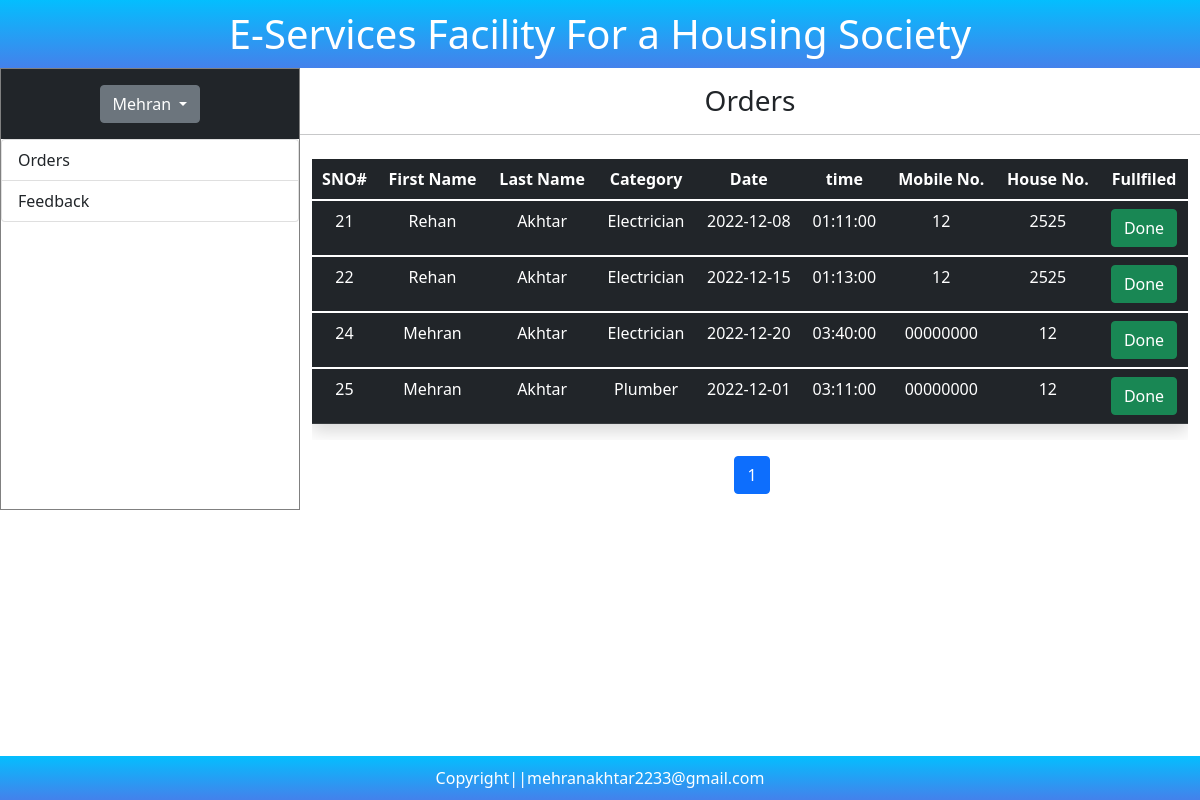
Screenshot of /dashboard_orders.php (signed in) with the database file from the repository.
### tables this page shows
CREATE TABLE `orders` (
  `order_id` int(255) NOT NULL,
  `order_date` date NOT NULL,
  `order_time` time NOT NULL,
  `order_problem` varchar(255) NOT NULL,
  `order_resident_id` int(255) NOT NULL,
  `order_category_id` int(255) NOT NULL
);

CREATE TABLE `residents` (
  `resident_id` int(11) NOT NULL,
  `resident_fname` varchar(255) NOT NULL,
  `resident_lname` varchar(255) NOT NULL,
  `resident_email` varchar(255) NOT NULL,
  `resident_gender` varchar(255) NOT NULL,
  `resident_mobile_number` varchar(255) NOT NULL,
  `resident_house_no` int(255) NOT NULL,
  `resident_payment` varchar(255) NOT NULL,
  `resident_password` varchar(255) NOT NULL,
  `role` varchar(8) NOT NULL
);

CREATE TABLE `category` (
  `category_id` int(255) NOT NULL,
  `category_title` text NOT NULL,
  `category_description` text NOT NULL
);

### dashboard_orders.php (the view, shortened to what this page needs)
<!doctype html>
<html lang="en">
<head>
    <link rel="stylesheet" href="bootstrap/css/bootstrap.css">
</head>
<body>
    <main class="d-flex flex-column align-content-between">
        <div class="title">
            <h1><a href="index.php" class="text-decoration-none text-white">E-Services Facility For a Housing Society</a></h1>
        </div>
        <div class="container-fluid p-0">
            <div class="sidebar main d-flex">
                <?php include "components/sidebar.php" ?>
                <div class="content col-md-9 ">
                    <h3 class="text-center mt-3">Orders</h3>
                    <hr>
                    <div class="container col-md-12  ">
                        <div class="table-responsive  mt-4 me-5 table">
                            <table class="table col-md-6 table-hover  table-dark text-center shadow">
                                <thead>
                                    <tr>
                                        <th scope="col">SNO#</th>
                                        <th scope="col">First Name</th>
                                        <th scope="col">Last Name</th>
                                        <th scope="col">Category</th>
                                        <th scope="col">Date</th>
                                        <th scope="col">time</th>
                                        <th scope="col">Mobile No.</th>
                                        <th scope="col">House No.</th>
                                        <th scope="col">Fullfiled</th>
                                    </tr>
                                </thead>
                                <?php
                                include "components/db_connect.php";
                                $limit = 5;
                                if (isset($_GET['page'])) {
                                    $page = $_GET['page'];
                                } else {
                                    $page = 1;
                                }
                                $offset = ($page - 1) * $limit;
                                $sql = "SELECT*FROM orders LIMIT {$offset},{$limit}";
                                $result = mysqli_query($conn, $sql);
                                if (mysqli_num_rows($result) > 0) {
                                    while ($row = mysqli_fetch_array($result)) {
                                        $id = $row['order_id'];
                                        $date = $row['order_date'];
                                        $time = $row['order_time'];
                                        $resident_id = $row['order_resident_id'];
                                        $category_id = $row['order_category_id'];
                                        $sql1 = "SELECT*FROM residents WHERE resident_id=$resident_id";
                                        $result1 = mysqli_query($conn, $sql1);
                                        $row = mysqli_fetch_array($result1);
                                        $fname = $row['resident_fname'];
                                        $lname = $row['resident_lname'];
                                        $mobile = $row['resident_mobile_number'];
                                        $house_no = $row['resident_house_no'];
                                        $sql2 = "SELECT*FROM category WHERE category_id=$category_id";
                                        $result2 = mysqli_query($conn, $sql2);
                                        $row = mysqli_fetch_array($result2);
                                        $category = $row['category_title'];
                                ?>
                                        <tbody>
                                            <tr class="">
                                                <td scope="row"><?php echo $id ?></td>
                                                <td scope="row"><?php echo $fname ?></td>
                                                <td><?php echo $lname ?></td>
                                                <td><?php echo $category ?></td>
                                                <td><?php echo $date ?></td>
                                                <td><?php echo $time ?></td>
                                                <td><?php echo $mobile ?></td>
                                                <td><?php echo $house_no ?></td>
                                                <td><a href="order_done.php?id=<?php echo $id ?>" class="btn btn-success">Done</a>
                                            </tr>
                                        </tbody>
                                <?php
                                    }
                                } else {
                                    echo "<h3 class='text-center'>No Record Found</h3>";
                                }
                                ?>
                            </table>
                        </div>
                        <?php
                        $sql1 = "SELECT * FROM orders";
                        $result1 = mysqli_query($conn, $sql1) or die("Query Failed.");
                        if (mysqli_num_rows($result1) > 0) {
                            $total_records = mysqli_num_rows($result1);
                            $total_page = ceil($total_records / $limit);
                            echo '<ul class="pagination admin-pagination d-flex justify-content-center">';
                            for ($i = 1; $i <= $total_page; $i++) {
                                if ($i == $page) {
                                    $active = "active";
                                } else {
                                    $active = "";
                                }
                                echo '<li class=""><a class="btn ' . $active . ' btn-outline-primary ms-1 text-decoration-none" href="dashboard_orders.php?page=' . $i . '">' . $i . '</a></li>';
                            }
                            echo '</ul>';
                        }
                        ?>
                    </div>
                </div>
            </div>
        </div>
    </main>
    <footer class="fixed-bottom">
        <?php include "components/footer.php" ?>
    </footer>
</body>
</html>

### components/sidebar.php (shortened to what this page needs)
<div class="side  col-md-3 bg-white text-white" style="border: 1px solid grey;">
    <h3 class="text-center text-white bg-dark p-3 m-0"><strong>
            <div class="dropdown open">
                <button class="btn btn-secondary dropdown-toggle" type="button" id="triggerId" data-bs-toggle="dropdown" aria-haspopup="true" aria-expanded="false">
                    <?php echo $_SESSION['name'] ?>
                </button>
            </div>
        </strong></h3>
    <?php
    if ($_SESSION['role'] == "admin") {
        echo '<div class="list-group ">
        <a href="dashboard_requests.php" class="list-group-item list-group-item-action ">Joining Requests</a>
        <a href="dashboard_add_workers.php" class="list-group-item list-group-item-action">Add Service Provider</a>
        <a href="dashboard_orders.php" class="list-group-item list-group-item-action">Orders</a>
        <a href="dashboard_residents.php" class="list-group-item list-group-item-action">Residents</a>
        <a href="dashboard_add_category.php" class="list-group-item list-group-item-action">Add Category</a>
        <a href="dashboard_feedback.php" class="list-group-item list-group-item-action">Feedback</a>
    </div>
';
    } elseif ($_SESSION['role'] == "worker") {
        echo '<div class="list-group "><a href="dashboard_orders.php" class="list-group-item list-group-item-action">Orders</a>
        <a href="dashboard_feedback.php" class="list-group-item list-group-item-action">Feedback</a> </div>';
    } else {
        header('location:index.php');
    }
    ?>
    <?php
    echo '</div>';
    ?>

### components/footer.php
<p>Copyright||mehranakhtar2233@gmail.com</p>

### dashboard_orders.php (style rules this page uses)
footer { background-image: linear-gradient(to top, #4481eb 0%, #04befe 100%); text-align: center; padding: 10px; color: white; }
footer p { margin: 0; }
.title { text-align: center; background-image: linear-gradient(to top, #4481eb 0%, #04befe 100%); padding: 10px; color: white; }
.title h1 { margin-bottom: 0; }
.active { background: #4481eb; color: white; }

### rows the page displays
orders: order_id "21", residents.resident_fname "Rehan", residents.resident_lname "Akhtar", category.category_title "Electrician", order_date "2022-12-08", order_time "01:11:00", residents.resident_mobile_number "12", residents.resident_house_no "2525"
orders: order_id "22", residents.resident_fname "Rehan", residents.resident_lname "Akhtar", category.category_title "Electrician", order_date "2022-12-15", order_time "01:13:00", residents.resident_mobile_number "12", residents.resident_house_no "2525"
orders: order_id "24", residents.resident_fname "Mehran", residents.resident_lname "Akhtar", category.category_title "Electrician", order_date "2022-12-20", order_time "03:40:00", residents.resident_mobile_number "00000000", residents.resident_house_no "12"
orders: order_id "25", residents.resident_fname "Mehran", residents.resident_lname "Akhtar", category.category_title "Plumber", order_date "2022-12-01", order_time "03:11:00", residents.resident_mobile_number "00000000", residents.resident_house_no "12"

### other values shown
$_SESSION['name'] "Mehran"
